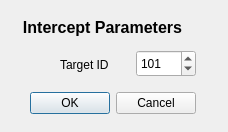
<?xml version="1.0" encoding="UTF-8"?>
<ui version="4.0">
 <class>interceptDialog</class>
 <widget class="QDialog" name="interceptDialog">
  <property name="geometry">
   <rect>
    <x>0</x>
    <y>0</y>
    <width>228</width>
    <height>132</height>
   </rect>
  </property>
  <property name="windowTitle">
   <string>Dialog</string>
  </property>
  <widget class="QDialogButtonBox" name="btnbx_CancelOK">
   <property name="geometry">
    <rect>
     <x>7</x>
     <y>90</y>
     <width>211</width>
     <height>27</height>
    </rect>
   </property>
   <property name="toolTip">
    <string>&lt;html&gt;&lt;head/&gt;&lt;body&gt;&lt;p&gt;&lt;br/&gt;&lt;/p&gt;&lt;/body&gt;&lt;/html&gt;</string>
   </property>
   <property name="orientation">
    <enum>Qt::Horizontal</enum>
   </property>
   <property name="standardButtons">
    <set>QDialogButtonBox::Cancel|QDialogButtonBox::Ok</set>
   </property>
   <property name="centerButtons">
    <bool>true</bool>
   </property>
  </widget>
  <widget class="QLabel" name="lbl_TargetID">
   <property name="geometry">
    <rect>
     <x>7</x>
     <y>12</y>
     <width>191</width>
     <height>31</height>
    </rect>
   </property>
   <property name="font">
    <font>
     <pointsize>12</pointsize>
     <weight>75</weight>
     <bold>true</bold>
    </font>
   </property>
   <property name="text">
    <string>Intercept Parameters</string>
   </property>
   <property name="alignment">
    <set>Qt::AlignCenter</set>
   </property>
   <property name="wordWrap">
    <bool>true</bool>
   </property>
  </widget>
  <widget class="QSpinBox" name="spinBox_TargetID">
   <property name="geometry">
    <rect>
     <x>136</x>
     <y>50</y>
     <width>60</width>
     <height>27</height>
    </rect>
   </property>
   <property name="minimum">
    <number>1</number>
   </property>
   <property name="maximum">
    <number>200</number>
   </property>
   <property name="value">
    <number>101</number>
   </property>
  </widget>
  <widget class="QLabel" name="label">
   <property name="geometry">
    <rect>
     <x>60</x>
     <y>54</y>
     <width>71</width>
     <height>21</height>
    </rect>
   </property>
   <property name="text">
    <string>Target ID</string>
   </property>
  </widget>
 </widget>
 <resources/>
 <connections>
  <connection>
   <sender>btnbx_CancelOK</sender>
   <signal>accepted()</signal>
   <receiver>interceptDialog</receiver>
   <slot>accept()</slot>
   <hints>
    <hint type="sourcelabel">
     <x>248</x>
     <y>254</y>
    </hint>
    <hint type="destinationlabel">
     <x>157</x>
     <y>274</y>
    </hint>
   </hints>
  </connection>
  <connection>
   <sender>btnbx_CancelOK</sender>
   <signal>rejected()</signal>
   <receiver>interceptDialog</receiver>
   <slot>reject()</slot>
   <hints>
    <hint type="sourcelabel">
     <x>316</x>
     <y>260</y>
    </hint>
    <hint type="destinationlabel">
     <x>286</x>
     <y>274</y>
    </hint>
   </hints>
  </connection>
 </connections>
</ui>
